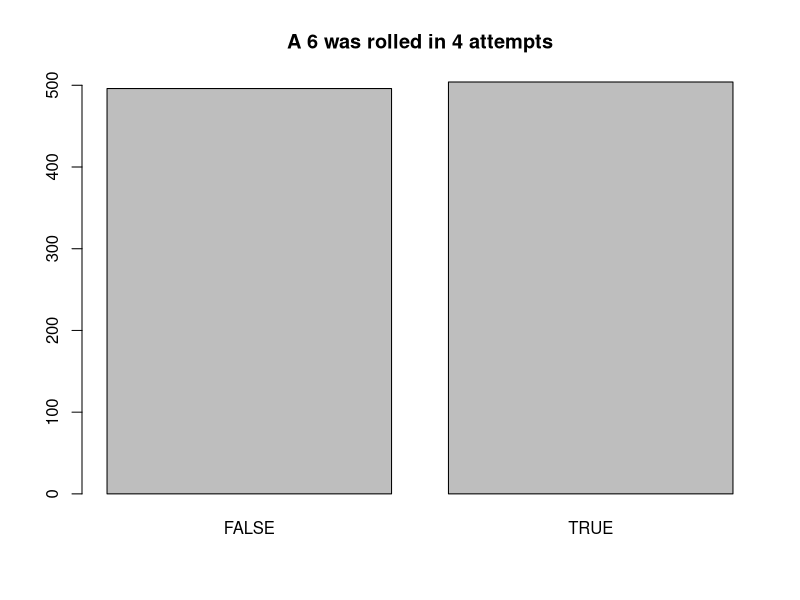

Recreate this plot in R.
## ---- chunk 1
# The plyr package has the mapvalues function
require(plyr)

# Define the parameters
max_trials <- 1000

# Create a matrix that has max_trials rows and 4 columns. This represents the dice rolls.
demere <- matrix(sample(1:6, 4*max_trials, replace=T), ncol=4)

# Convert each individual roll into an individual success or failure and count the number of successes in each row. We consider a 6 a success.
demere_successes <-
  rowSums(mapvalues(demere, c(1, 2, 3, 4, 5, 6), c(0, 0, 0, 0, 0, 1)))

# Convert the number of successes for each set of rolls into a logical value representing whether or not a 6 was rolled.
trials <- (demere_successes > 0)

# Display the final results
barplot(table(trials), main="A 6 was rolled in 4 attempts")
summary(trials)
